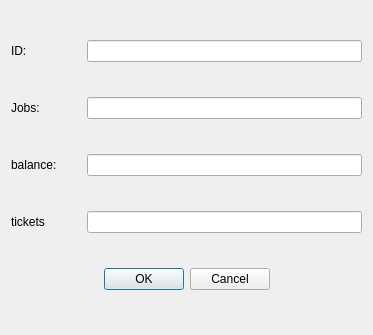
<?xml version="1.0" encoding="UTF-8"?>
<ui version="4.0">
 <class>AddStuDlg</class>
 <widget class="QDialog" name="AddStuDlg">
  <property name="geometry">
   <rect>
    <x>0</x>
    <y>0</y>
    <width>373</width>
    <height>335</height>
   </rect>
  </property>
  <property name="windowTitle">
   <string>Dialog</string>
  </property>
  <layout class="QVBoxLayout" name="verticalLayout_2">
   <item>
    <layout class="QHBoxLayout" name="horizontalLayout">
     <item>
      <widget class="QLabel" name="label">
       <property name="minimumSize">
        <size>
         <width>70</width>
         <height>0</height>
        </size>
       </property>
       <property name="maximumSize">
        <size>
         <width>70</width>
         <height>16777215</height>
        </size>
       </property>
       <property name="text">
        <string>ID:</string>
       </property>
      </widget>
     </item>
     <item>
      <widget class="QLineEdit" name="IDEdit"/>
     </item>
    </layout>
   </item>
   <item>
    <layout class="QHBoxLayout" name="horizontalLayout_2">
     <item>
      <widget class="QLabel" name="label_2">
       <property name="minimumSize">
        <size>
         <width>70</width>
         <height>0</height>
        </size>
       </property>
       <property name="maximumSize">
        <size>
         <width>70</width>
         <height>16777215</height>
        </size>
       </property>
       <property name="text">
        <string>Jobs:</string>
       </property>
      </widget>
     </item>
     <item>
      <widget class="QLineEdit" name="WorkEdit"/>
     </item>
    </layout>
   </item>
   <item>
    <layout class="QHBoxLayout" name="horizontalLayout_5">
     <item>
      <widget class="QLabel" name="label_5">
       <property name="minimumSize">
        <size>
         <width>70</width>
         <height>0</height>
        </size>
       </property>
       <property name="maximumSize">
        <size>
         <width>70</width>
         <height>16777215</height>
        </size>
       </property>
       <property name="text">
        <string>balance:</string>
       </property>
      </widget>
     </item>
     <item>
      <widget class="QLineEdit" name="MoneyEdit"/>
     </item>
    </layout>
   </item>
   <item>
    <layout class="QHBoxLayout" name="horizontalLayout_6">
     <item>
      <widget class="QLabel" name="label_6">
       <property name="minimumSize">
        <size>
         <width>70</width>
         <height>0</height>
        </size>
       </property>
       <property name="maximumSize">
        <size>
         <width>70</width>
         <height>16777215</height>
        </size>
       </property>
       <property name="text">
        <string>tickets</string>
       </property>
      </widget>
     </item>
     <item>
      <widget class="QLineEdit" name="SwimcardEdit"/>
     </item>
    </layout>
   </item>
   <item>
    <layout class="QHBoxLayout" name="horizontalLayout_8">
     <item>
      <spacer name="horizontalSpacer">
       <property name="orientation">
        <enum>Qt::Horizontal</enum>
       </property>
       <property name="sizeHint" stdset="0">
        <size>
         <width>40</width>
         <height>20</height>
        </size>
       </property>
      </spacer>
     </item>
     <item>
      <widget class="QDialogButtonBox" name="buttonBox">
       <property name="orientation">
        <enum>Qt::Horizontal</enum>
       </property>
       <property name="standardButtons">
        <set>QDialogButtonBox::Cancel|QDialogButtonBox::Ok</set>
       </property>
      </widget>
     </item>
     <item>
      <spacer name="horizontalSpacer_2">
       <property name="orientation">
        <enum>Qt::Horizontal</enum>
       </property>
       <property name="sizeHint" stdset="0">
        <size>
         <width>40</width>
         <height>20</height>
        </size>
       </property>
      </spacer>
     </item>
    </layout>
   </item>
  </layout>
 </widget>
 <resources/>
 <connections>
  <connection>
   <sender>buttonBox</sender>
   <signal>accepted()</signal>
   <receiver>AddStuDlg</receiver>
   <slot>accept()</slot>
   <hints>
    <hint type="sourcelabel">
     <x>248</x>
     <y>254</y>
    </hint>
    <hint type="destinationlabel">
     <x>157</x>
     <y>274</y>
    </hint>
   </hints>
  </connection>
  <connection>
   <sender>buttonBox</sender>
   <signal>rejected()</signal>
   <receiver>AddStuDlg</receiver>
   <slot>reject()</slot>
   <hints>
    <hint type="sourcelabel">
     <x>316</x>
     <y>260</y>
    </hint>
    <hint type="destinationlabel">
     <x>286</x>
     <y>274</y>
    </hint>
   </hints>
  </connection>
 </connections>
</ui>
